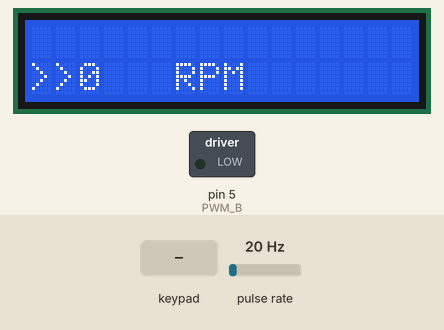
Bench run of a sketch on a simulated Arduino Uno, built with avr-gcc and run on an emulated ATmega328P. Parts: 16×2 character LCD, switched loads named in the sketch (green lamp = pin HIGH). Wiring (inferred from the names in the program): pulse sensor: data pin 2. The inputs (shaded band) are chosen by the test bench; at power-on: pulse rate 20 Hz.

Above: at 3.3 s.
3.4 s: keypad keys 1 2 A pressed 0.4 s apart
At 4.2 s:
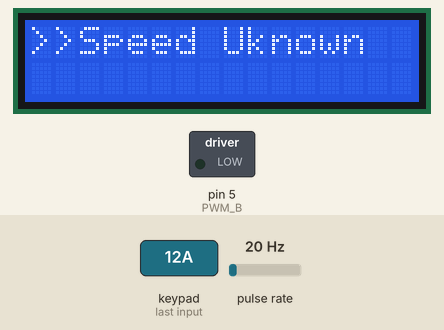
7.1 s: key 'B' pressed
At 9.3 s:
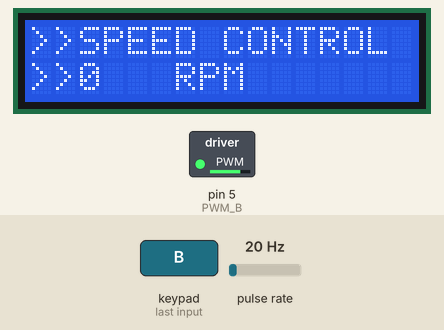
9.7 s: key '0' pressed
At 10.5 s:
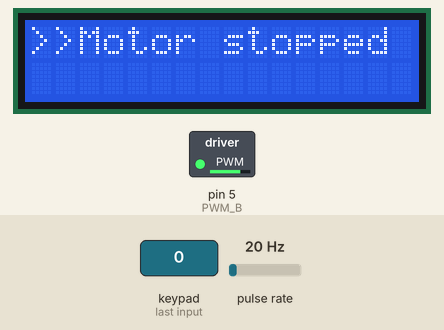
12.7 s: key 'C' pressed
At 13.5 s:
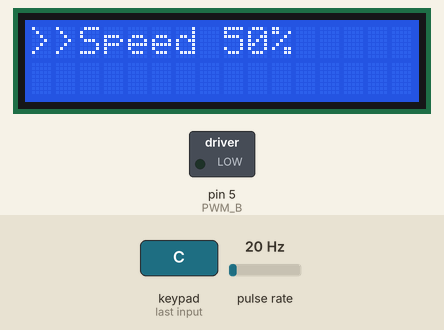
15.3 s: keypad keys 2 5 A pressed 0.4 s apart
At 18.3 s:
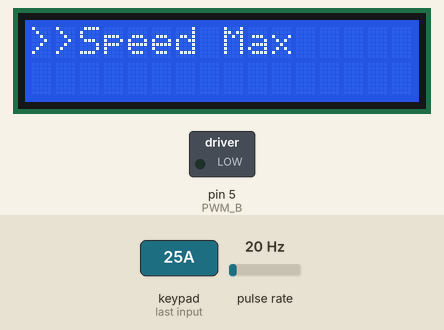
19.5 s: keypad keys 1 2 D pressed 0.4 s apart
At 20.57 s:
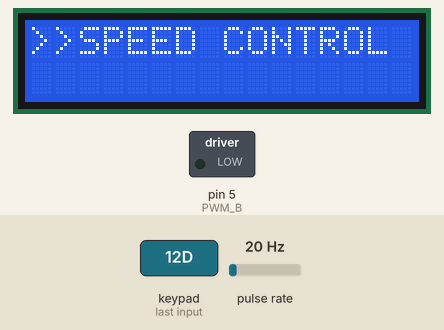
Timing chart, 0 to 24.4 s (numbered marks = the images above; inputs shaded):
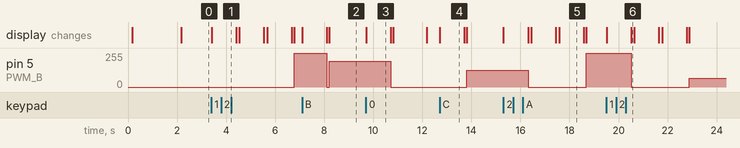

Measured:
- after the input at 3.4 s, pin 5 (PWM_B): 0/255 → 255/255 after 3.4 s; the display: changes at once (image 1)
- after the input at 7.1 s, pin 5 (PWM_B): 255/255 → 0/255 after 1.0 s, → 192/255 0.10 s later; the display: first changes at once (image 2 shows a later state)
- after the input at 9.7 s, pin 5 (PWM_B): 192/255 → 0/255 after 1.0 s; the display: changes at once (image 3)
- after the input at 12.7 s, pin 5 (PWM_B): 0/255 → 127/255 after 1.1 s; the display: changes at once (image 4)
- after the input at 15.3 s, pin 5 (PWM_B): 127/255 → 0/255 after 1.0 s, → 255/255 2.4 s later; the display: first changes at once (image 5 shows a later state)
- after the input at 19.5 s, pin 5 (PWM_B): 255/255 → 0/255 after 1.0 s, → 64/255 2.4 s later; the display: first changes at once (image 6 shows a later state)
- what the display in image 3 shows lasts 1.0 s, from 9.7 s to 10.7 s

The sketch:

motor_rpm_controller.ino
```cpp
#include <Keypad.h>
#include <LiquidCrystal.h>
#include <Timer.h>

const int rs = 12, en = 11, d4 = 6, d5 = 8, d6 = 9, d7 = 10;
LiquidCrystal lcd(rs, en, d4, d5, d6, d7);

const int PWM_A = 3;
const int PWM_B = 5;

const byte ROWS = 4; //four rows
const byte COLS = 4; //three columns
char keys[ROWS][COLS] = {
  {'1', '2', '3', 'A'},
  {'4', '5', '6', 'B'},
  {'7', '8', '9', 'C'},
  {'*', '0', '#', 'D'}
};
byte rowPins[ROWS] = {A5, A4, A3, A2}; //connect to the row pinouts of the keypad
byte colPins[COLS] = {A1, A0 , 4, 7}; //connect to the column pinouts of the keypad

Keypad keypad = Keypad( makeKeymap(keys), rowPins, colPins, ROWS, COLS );

Timer timing;

const int IR_Sensor = 2;

volatile unsigned long  turns = 0;
unsigned long lastMillis = 0;
unsigned long Now = 0;


void setup() {
  // put your setup code here, to run once:


  lcd.begin(16, 2);
  pinMode(PWM_B, OUTPUT);

  runMotor(0);

  lcd.print("JADO & ETIENNE");
  lcd.setCursor(0, 1);
  lcd.print("SPEED CONTROL");
  delay(2000);
  lcd.clear();

  attachInterrupt(digitalPinToInterrupt(IR_Sensor), count_speed, FALLING);

  timing.every(10000, compute_rpm);

}

volatile unsigned long  rpm = 0;

void loop() {
  // put your main code here, to run repeatedly:
  char key = keypad.getKey();

  timing.update();

  if (key) {

    switch (key) {


      case 'A' :
        lcd.clear();
        lcd.setCursor(0, 0);
        lcd.print(">>Speed Max");
        delay(1000);
        lcd.clear();

        runMotor(255);
        break;

      case 'B' :
        lcd.clear();
        lcd.setCursor(0, 0);
        lcd.print(">>Speed 75%");
        delay(1000);
        lcd.clear();

        runMotor(192);
        break;
      case 'C' :
        lcd.clear();
        lcd.setCursor(0, 0);
        lcd.print(">>Speed 50%");
        delay(1000);
        lcd.clear();

        runMotor(127);
        break;
      case 'D' :
        lcd.clear();
        lcd.setCursor(0, 0);
        lcd.print(">>Speed 25%");
        delay(1000);
        lcd.clear();

        runMotor(64);
        break;
      case '0' :
        lcd.clear();
        lcd.setCursor(0, 0);
        lcd.print(">>Motor stopped");
        delay(1000);
        lcd.clear();

        runMotor(0);
        break;
      default :
        runMotor(1);
        break;
    }
  }

  lcd.setCursor(0, 1);

  if (rpm < 10) {
    lcd.print(">>" + String(rpm) + "   RPM");
  }
  else if (rpm < 100) {
    lcd.print(">>" + String(rpm) + "  RPM");
  }
  else if (rpm < 1000) {
    lcd.print(">>" + String(rpm) + " RPM");
  }
  else {
    lcd.print(">>" + String(rpm) + "RPM");
  }

}

void count_speed () {
  turns++;
}

int kt = 0;
int moy[6] = {0, 0, 0, 0, 0, 0};
bool hasCounted = false;

void  compute_rpm() {
  if (!hasCounted) rpm = turns * 6;
  hasCounted = true;

  if (kt > 5) kt = 0;

  moy[kt] = turns;

  if (kt == 5) {
    unsigned long calc = moy[0] + moy[1] + moy[2];
    calc = calc / 3;
    rpm = calc * 2;
    turns = 0;
  }
  kt++;
}

void runMotor(int speed) {
  timing.update();
  if (speed == 1) {
    lcd.clear();
    lcd.setCursor(0, 0);
    lcd.print(">>Speed Uknown");
    delay(1000);
    lcd.clear();
    speed = 0;
  }
  lcd.setCursor(0, 0);
  lcd.print(">>SPEED CONTROL");
  digitalWrite(PWM_B, LOW);
  delay(100);
  analogWrite(PWM_B, speed);
}
```
